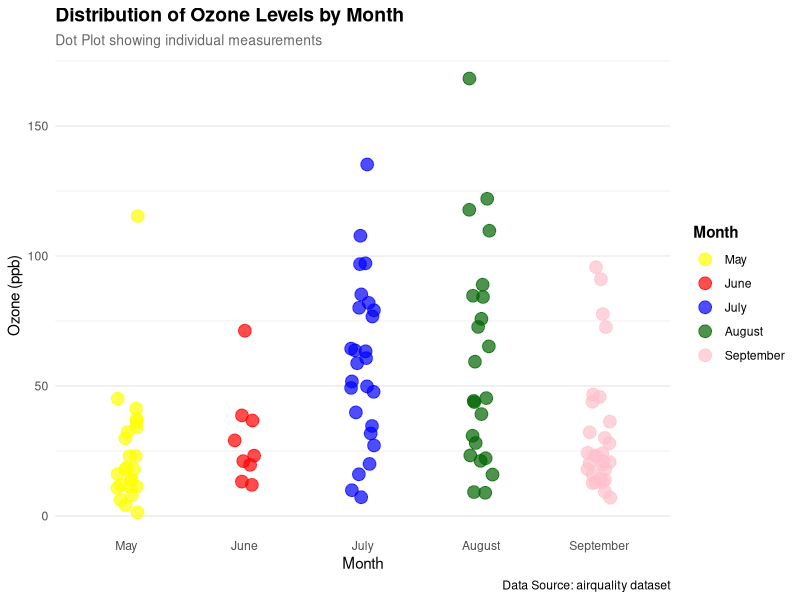
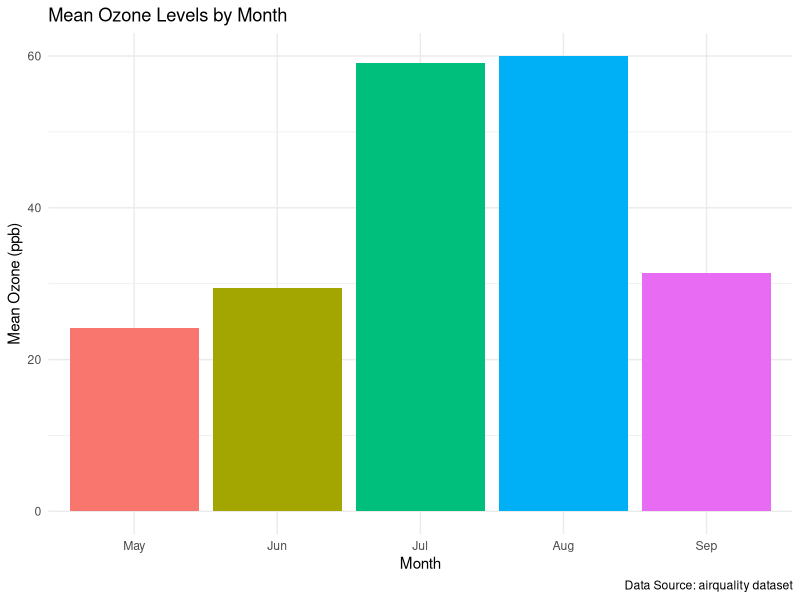
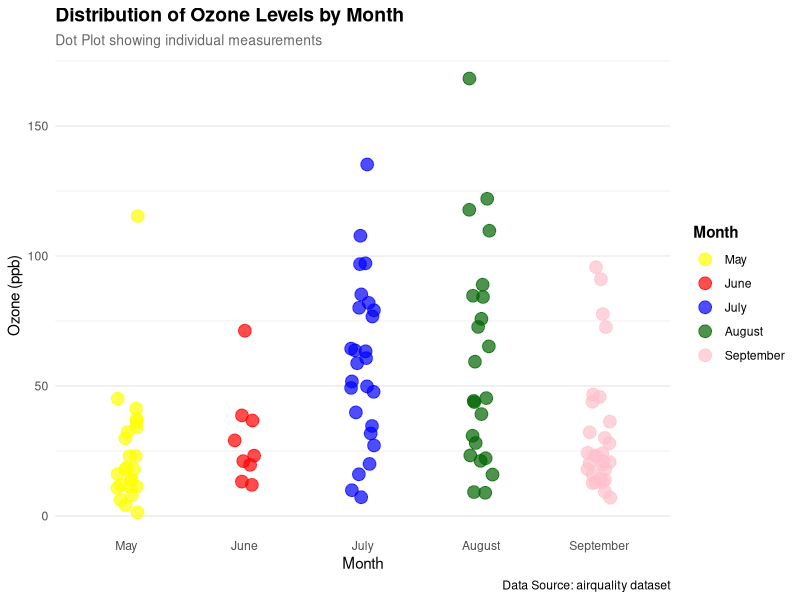

Source code (R) for these figures, in order:
# ====================================================================
# lab10_Data_Dynamo-s.R
# Collaborative R Visualization Project
# Dataset: airquality 
# Team Members:
# Esha Kambli 2301 - Pie Chart
# Deversh Shetgaonkar 2302 - Box Plot
# Sahil Gaonkar 2305 - Stacked Bar Chart
# Prabhanjan Halvegar 2306 - Line Chart
# Atharv Gawas 2313 - Dot Chart
# Aarchi Teli 2318 - Histogram
# Sarvadhnya Patil 2321 - Bar Chart
# Harsh Palyekar 2329 - Scatter Chart
# ====================================================================

# ====================================================================
# SECTION 0: SHARED SETUP (DO NOT MODIFY)
# ====================================================================
# Load dataset
data(airquality)

# Shared data preparation
air_data <- na.omit(airquality)
air_data$Month <- factor(air_data$Month,
                         levels = c(5, 6, 7, 8, 9),
                         labels = c("May", "June", "July", "August", "September"))

# Shared color palette
month_colors <- c("steelblue", "seagreen3", "darkorange", "firebrick3", "purple")

# ====================================================================
# SECTION 1: PIE CHART - Esha Kambli (2301)
# ====================================================================
plot_pie_chart <- function() {
  
  
  cat("Pie Chart section - Esha Kambli\n")
}

# ====================================================================
# SECTION 2: BAR CHART - Sarvadhnya Patil (2321)
# ====================================================================
plot_bar_chart <- function() {

# BAR PLOT — by Sarvadhnya (2321)
# Plot: Mean Ozone by Month (airquality dataset)

library(ggplot2)
library(dplyr)

# Load and clean data
data("airquality")
aq <- na.omit(airquality)

ozone_by_month <- aq %>%
  group_by(Month) %>%
  summarise(mean_ozone = mean(Ozone))

ozone_by_month$Month <- factor(ozone_by_month$Month,
                               labels = c("May", "Jun", "Jul", "Aug", "Sep"))

# Create the bar plot
bar_plot <- ggplot(ozone_by_month, aes(x = Month, y = mean_ozone, fill = Month)) +
  geom_bar(stat = "identity") +
  labs(title = "Mean Ozone Levels by Month",
       x = "Month",
       y = "Mean Ozone (ppb)",
       caption = "Data Source: airquality dataset") +
  theme_minimal() +
  theme(legend.position = "none")

# Save plot
if (!dir.exists("images")) dir.create("images")
ggsave("images/barplot_ozone_by_month.png", bar_plot, width = 7, height = 5, dpi = 300)

print("Bar plot created and saved to images/barplot_ozone_by_month.png")
  
  cat("Bar Chart section - Sarvadhnya Patil\n")
}


# ====================================================================
# SECTION 3: LINE CHART - Prabhanjan Halvegar (2306)
# ====================================================================
plot_line_chart <- function() {
  
  
  cat("Line Chart section - Prabhanjan Halvegar\n")
}

# ====================================================================
# SECTION 4: STACKED BAR CHART - Sahil Gaonkar (2305)
# ====================================================================
plot_stacked_bar <- function() {
  
  
  cat("Stacked Bar Chart section - Sahil Gaonkar\n")
}

# ====================================================================
# SECTION 5: HISTOGRAM - Aarchi Teli (2318)
# ====================================================================
plot_histogram <- function() {
  
  
  cat("Histogram section - Aarchi Teli\n")
}

# ====================================================================
# SECTION 6: DOT CHART - Atharv Gawas (2313)
# ====================================================================
plot_dot_chart <- function() {
  # Load required libraries (only if not already loaded)
  if (!require("ggplot2", quietly = TRUE)) {
    stop("ggplot2 package required. Please install it with: install.packages('ggplot2')")
  }
  if (!require("dplyr", quietly = TRUE)) {
    stop("dplyr package required. Please install it with: install.packages('dplyr')")
  }
  
  # Prepare data: Get all ozone readings by month
  ozone_data <- air_data %>%
    select(Month, Ozone) %>%
    mutate(Month = factor(Month, levels = c("May", "June", "July", "August", "September")))
  
  # Create the dot plot with multiple points per month
  dot_plot <- ggplot(ozone_data, aes(x = Month, y = Ozone, color = Month)) +
    geom_point(size = 4, alpha = 0.7, position = position_jitter(width = 0.1, seed = 42)) +
    labs(title = "Distribution of Ozone Levels by Month",
         subtitle = "Dot Plot showing individual measurements",
         x = "Month",
         y = "Ozone (ppb)",
         color = "Month",
         caption = "Data Source: airquality dataset") +
    scale_color_manual(values = c("May" = "yellow", 
                                  "June" = "red", 
                                  "July" = "blue", 
                                  "August" = "darkgreen", 
                                  "September" = "pink")) +
    theme_minimal() +
    theme(plot.title = element_text(face = "bold", size = 14),
          plot.subtitle = element_text(size = 10, color = "gray40"),
          legend.position = "right",
          legend.title = element_text(face = "bold"),
          panel.grid.major.x = element_blank())
  
  # Display the plot
  print(dot_plot)
  
  # Save plot (optional - only saves when function is called individually)
  if (!dir.exists("images")) dir.create("images")
  ggsave("images/dotplot_ozone_by_month.png", dot_plot, width = 8, height = 5, dpi = 300)
  
  cat("Dot Chart section - Atharv Gawas (2313) - Complete\n")
  
  # Return the plot object invisibly for potential further use
  invisible(dot_plot)
}

# ====================================================================
# SECTION 7: SCATTER CHART - Harsh Palyekar (2329)
# ====================================================================
plot_scatter_chart <- function() {

  
  cat("Scatter Chart section - Harsh Palyekar\n")
}

# ====================================================================
# SECTION 8: BOX PLOT - Deversh Shetgaonkar (2302)
# ====================================================================
plot_box_plot <- function() {

  
  cat("Box Plot section - Deversh Shetgaonkar\n")
}

# ====================================================================
# MAIN EXECUTION: Run all plots
# ====================================================================
# Set up multi-panel layout for viewing all plots
par(mfrow = c(3, 3), mar = c(4, 4, 3, 2))

# Execute each plot function
plot_pie_chart()
plot_bar_chart()
plot_line_chart()
plot_stacked_bar()
plot_histogram()
plot_dot_chart()
plot_scatter_chart()
plot_box_plot()

# Reset layout
par(mfrow = c(1, 1))
